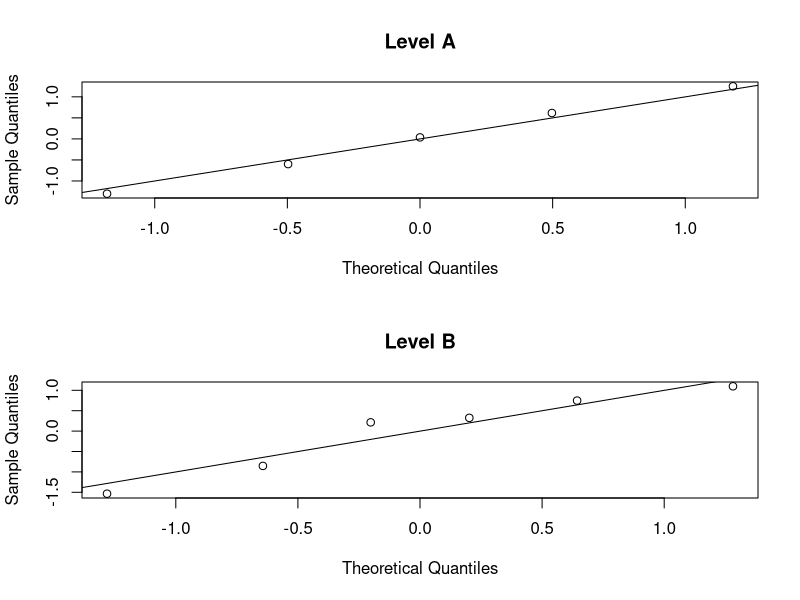
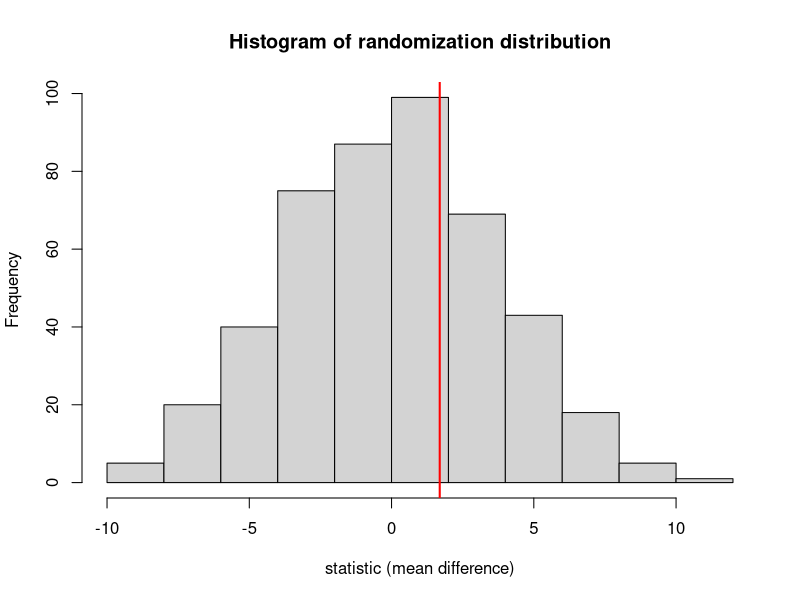

Write the R code that produced these figures, in order.
##########################################################################
#
#
# R-code for Ch.~2: Simple Comparative Experiments
#
#
##########################################################################

##########################################################################
# Tomato Experiment Box, Hunter, Hunter (2005)
##########################################################################
fertilizer <- as.factor(c("A", "A", "B", "B", "A", "B", "B", "B", "A", "A", "B"))
weights <- c(29.9, 11.4, 26.6, 23.7, 25.3, 28.5, 14.2, 17.9, 16.5, 21.1, 24.3)

# use the t-test function in R
# NOTE: one-sided test H_1: \mu_B > \mu_A
t.test(x = weights[fertilizer == "B"], y = weights[fertilizer == "A"],
       alternative = "greater",
       var.equal = TRUE)

# extract two-sided confidence interval for difference of means 
t.test(x = weights[fertilizer == "B"], y = weights[fertilizer == "A"],
       alternative = "two.sided", var.equal = TRUE)$conf.int

# test equality of variances 

nA <- sum(fertilizer == "A")
nB <- sum(fertilizer == "B")

sA <- var(weights[fertilizer == "A"]) 
sB <- var(weights[fertilizer == "B"]) 

F <- sA/sB

# two-sided p-value (one-sided p-value coincides with the slide)
2 * (1 - pf(F, df1 = nA - 1, df2 = nB - 1))

# single-line command in R
var.test(weights[fertilizer == "A"], weights[fertilizer == "B"])

# assessing Normality visually (note that this is somewhat a stretch, given small sample sizes)
par(mfrow = c(2,1))
qqnorm((weights[fertilizer == "A"] - mean(weights[fertilizer == "A"]))/sqrt(sA), main = "Level A")
abline(0,1)


qqnorm((weights[fertilizer == "B"] - mean(weights[fertilizer == "B"]))/sqrt(sB), main = "Level B")
abline(0,1)


## Randomization Test 

# generate grid of all possible assignments of nA + nB samples (2^11 = 2048)
gr <- expand.grid(0:1, 0:1, 0:1, 0:1, 0:1, 0:1, 0:1, 0:1, 0:1, 0:1, 0:1)

# filter out all assignments with six ones in total (corresponding to nB)

gr_red <- gr[rowSums(gr) == nB,]

# number of admissible re-assignments
nrow(gr_red)

# we can also find this number by calculating a binomial coefficient 
choose(nA + nB, nB)

# obtain randomization distribution of difference in means
dist_rand <- apply(gr_red, 1, function(z) mean(weights[z == 1]) - mean(weights[z == 0])) 

par(mfrow = c(1,1))
hist(dist_rand, 13, main = "Histogram of randomization distribution",
     xlab = "statistic (mean difference)")

abline(v = mean(weights[fertilizer == "B"]) - mean(weights[fertilizer == "A"]), col = "red", lwd = 2) 

# obtain randomization p-value (one-sided) -- very consistent with the p-value of the t-test 
mean(dist_rand > (mean(weights[fertilizer == "B"]) - mean(weights[fertilizer == "A"])))


## Power calculations

# suppose that the mean difference between the two groups was two,
# what power did the experiment have in detecting this difference

# the pooled standard deviation is around 6
t.test(x = weights[fertilizer == "B"], y = weights[fertilizer == "A"],
       alternative = "greater",
       var.equal = TRUE)$stderr * 1/sqrt(1/nA + 1/nB)

power.t.test(n = min(nA, nB), delta = 2, sd = 6, sig.level = 0.05,
             type = "two.sample", alternative = "one.sided")

# with a power of .1227, the experiment was significantly underpowered 

# how many samples per group would we need to achieve a power of 80%: 

power.t.test(power = .8, delta = 2, sd = 6, sig.level = 0.05,
             type = "two.sample", alternative = "one.sided")


##########################################################################
# Paired Design: Shoe experiment 
##########################################################################

shoes <- data.frame(rbind(c("LR", 13.2, 14),
               c("LR", 8.2, 8.8),
               c("RL", 10.9, 11.2),
               c("LR", 14.3, 14.2),
               c("RL", 10.7, 11.8),
               c("LR", 6.6, 6.4),
               c("LR", 9.5, 9.8),
               c("LR", 10.8, 11.3),
               c("RL", 8.8, 9.3),
               c("LR", 13.3, 13.6)))
colnames(shoes) <- c("L/R", "A", "B")
shoes[,"A"] <- as.numeric(shoes[,"A"])
shoes[,"B"] <- as.numeric(shoes[,"B"])


# paired t-test 
t.test(x = shoes[,"B"], y = shoes[,"A"], paired = TRUE, alternative = "greater")

# corresponding two-sided confindence interval 
t.test(x = shoes[,"B"], y = shoes[,"A"], paired = TRUE, alternative = "two.sided")$conf.int

# this would be the two-sample test, ignoring paired design: 
t.test(x = shoes[,"B"], y = shoes[,"A"], paired = FALSE, alternative = "greater",
       var.equal = TRUE)

## linear model (last slide) 

# convert data set to long format 

library(tidyr)

shoes_long <- shoes %>% 
  pivot_longer(
    cols = c("A", "B"), 
    names_to = "material",
    values_to = "outcome")

shoes_long <- data.frame(shoes_long, person_ID = rep(1:10, each = 2))
shoes_long$material <- as.factor(shoes_long$material)
shoes_long$person_ID <- as.factor(shoes_long$person_ID)

contrasts(shoes_long$material) <-  contr.sum(2)
contrasts(shoes_long$person_ID) <- contr.sum(10)

summary(lm(outcome ~ material + person_ID, data = shoes_long))

# note that p-value for 'material' equals to the two-sided p-value from the paired test.  
